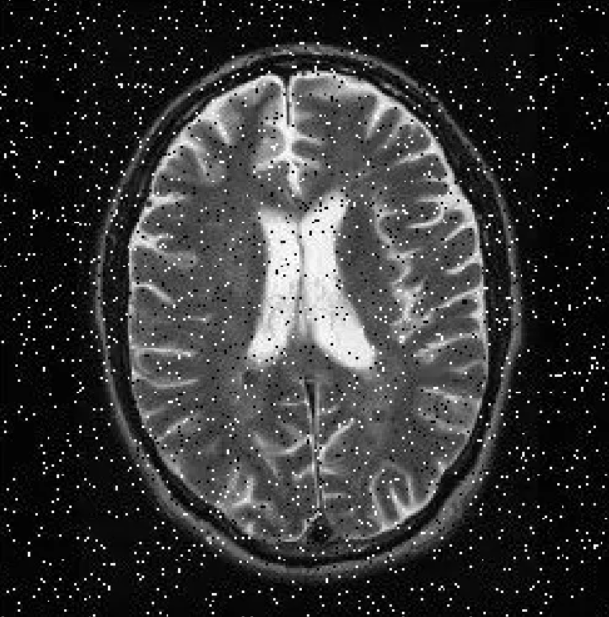
#> input picture images/brain.PNG, 609 x 617 px
$ python gaussian_filter.py
#> lines starting #> are read from the running program, lines starting #| are printed output that depends on the picture
# reference code : https://www.tutorialkart.com/opencv/python/opencv-python-gaussian-image-smoothing/#gsc.tab=0

import cv2
import numpy as np
import matplotlib.pyplot as plt

image_path = 'images/brain.PNG'
def gaussian_filter():
    img = cv2.imread(image_path, cv2.IMREAD_GRAYSCALE)
#> img: shape (617, 609); min 0, max 255, mean 53.7

    kernel_size = 5
    sigma = 3.0  # Standart sapma

    filtered_img = cv2.GaussianBlur(img, (kernel_size, kernel_size), sigma)
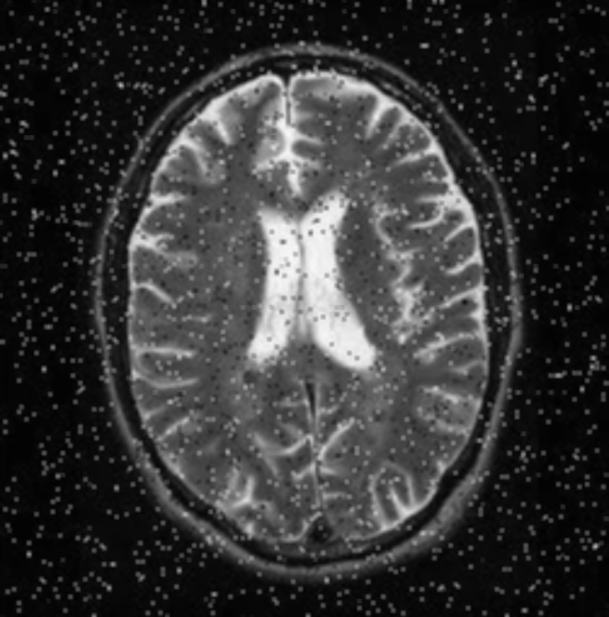
#> filtered_img: shape (617, 609); min 1, max 248, mean 53.7

    plt.subplot(1, 2, 1)
    plt.imshow(img, cmap='gray')
    plt.title('Orijinal Görüntü')

    plt.subplot(1, 2, 2)
    plt.imshow(filtered_img, cmap='gray')
    plt.title(f'Gaussian Filtresi (Kernel Boyutu = {kernel_size}, Sigma = {sigma})')

    plt.show()
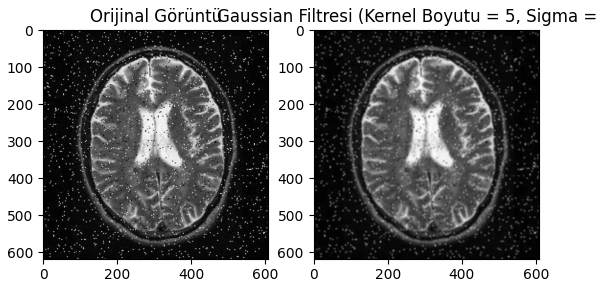
#> figure drawn by matplotlib, 2 panels

if __name__ == "__main__":
    gaussian_filter()
